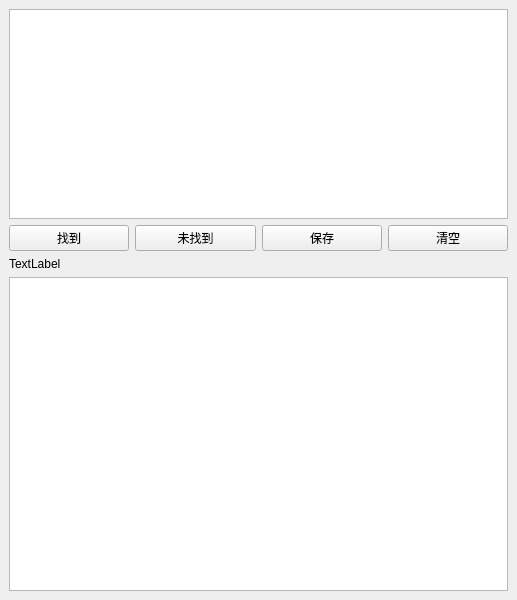
<?xml version="1.0" encoding="UTF-8"?>
<ui version="4.0">
 <class>MainWindow</class>
 <widget class="QMainWindow" name="MainWindow">
  <property name="geometry">
   <rect>
    <x>0</x>
    <y>0</y>
    <width>517</width>
    <height>600</height>
   </rect>
  </property>
  <property name="windowTitle">
   <string>概念搜索</string>
  </property>
  <widget class="QWidget" name="centralwidget">
   <layout class="QVBoxLayout" name="verticalLayout">
    <item>
     <widget class="QTableView" name="table">
      <property name="sizePolicy">
       <sizepolicy hsizetype="Expanding" vsizetype="Expanding">
        <horstretch>0</horstretch>
        <verstretch>2</verstretch>
       </sizepolicy>
      </property>
     </widget>
    </item>
    <item>
     <layout class="QHBoxLayout" name="horizontalLayout">
      <item>
       <widget class="QPushButton" name="found">
        <property name="sizePolicy">
         <sizepolicy hsizetype="Minimum" vsizetype="Fixed">
          <horstretch>0</horstretch>
          <verstretch>0</verstretch>
         </sizepolicy>
        </property>
        <property name="text">
         <string>找到</string>
        </property>
       </widget>
      </item>
      <item>
       <widget class="QPushButton" name="notfound">
        <property name="sizePolicy">
         <sizepolicy hsizetype="Minimum" vsizetype="Fixed">
          <horstretch>0</horstretch>
          <verstretch>0</verstretch>
         </sizepolicy>
        </property>
        <property name="text">
         <string>未找到</string>
        </property>
       </widget>
      </item>
      <item>
       <widget class="QPushButton" name="save">
        <property name="sizePolicy">
         <sizepolicy hsizetype="Minimum" vsizetype="Fixed">
          <horstretch>0</horstretch>
          <verstretch>0</verstretch>
         </sizepolicy>
        </property>
        <property name="text">
         <string>保存</string>
        </property>
       </widget>
      </item>
      <item>
       <widget class="QPushButton" name="clear">
        <property name="text">
         <string>清空</string>
        </property>
       </widget>
      </item>
     </layout>
    </item>
    <item>
     <widget class="QLabel" name="label">
      <property name="text">
       <string>TextLabel</string>
      </property>
     </widget>
    </item>
    <item>
     <widget class="QPlainTextEdit" name="text">
      <property name="sizePolicy">
       <sizepolicy hsizetype="Expanding" vsizetype="Expanding">
        <horstretch>0</horstretch>
        <verstretch>3</verstretch>
       </sizepolicy>
      </property>
     </widget>
    </item>
   </layout>
  </widget>
 </widget>
 <resources/>
 <connections/>
</ui>
